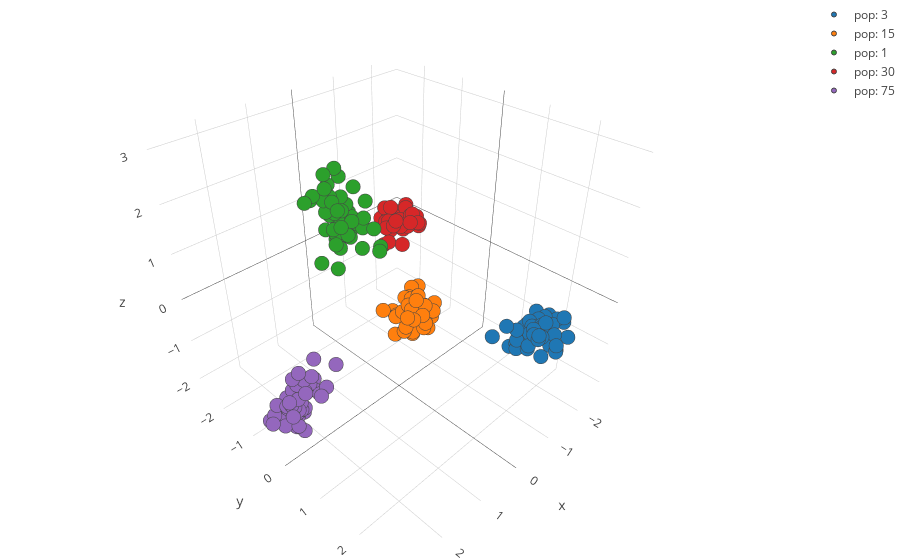

Source (notebook cell):
### Code cell
## lets visualize the result now:

fig_data= [go.Scatter3d(
        x = features[[x for x in range(sum(Sizes)) if labels[x] == i],0],
        y = features[[x for x in range(sum(Sizes)) if labels[x] == i],1],
        z = features[[x for x in range(sum(Sizes)) if labels[x] == i],2],
        mode= "markers",
        marker= {
        'line': {'width': 1},
        'size': 5,
        'symbol': 'circle',
      "opacity": 1
      },
      name= 'pop: {}'.format(Pops[i])
    ) for i in range(N_pops)]


layout = go.Layout(
    margin=dict(
        l=0,
        r=0,
        b=0,
        t=0
    )
)

fig = go.Figure(data=fig_data, layout=layout)
iplot(fig)
